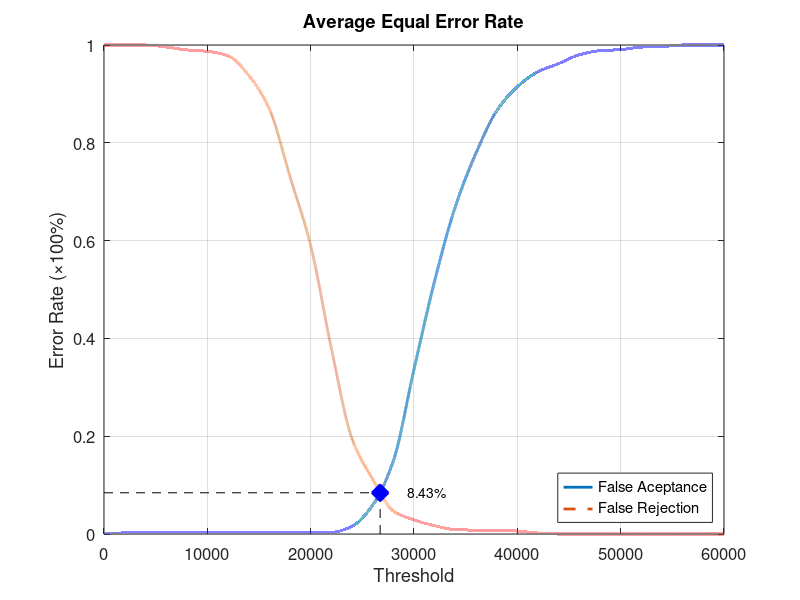
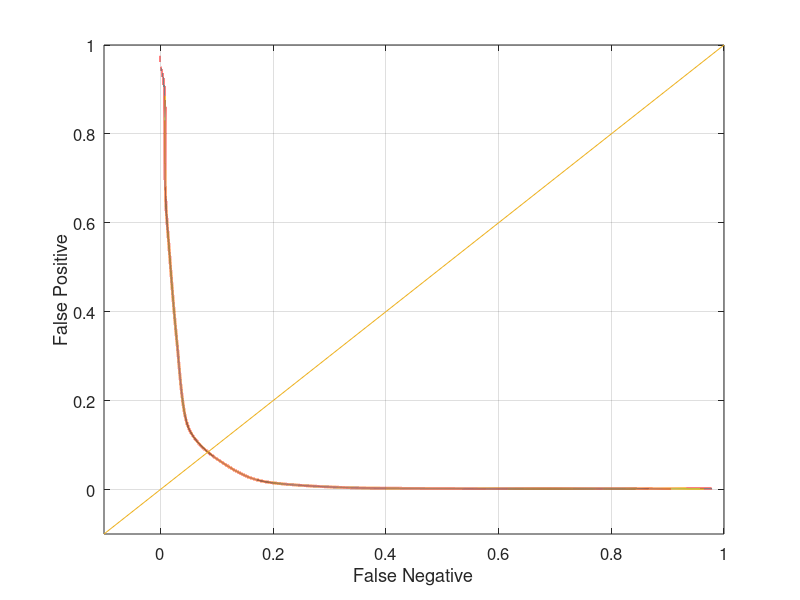

The MATLAB script that drew these images, in order:
function yEER = Database1Average
close all;
clear;
clc;
x = 0:2000:60000;
xq = 0:0.5:60000;

y0 = [0 0.00210526 0.00210526 0.00210526 0.00210526 0.00210526 0.00210526 0.00210526 0.00210526 0.00210526 0.00210526 0.0031579 0.0157895 0.0589474 0.149474 0.336842 0.517895 0.669474 0.778947 0.865263 0.914737 0.945263 0.962105 0.98 0.988421 0.990526 0.99579 0.996842 1 1 1];
yy0 = interp1(x, y0, xq, 'pchip');
y1 = [1 1 1 0.996 0.99 0.987 0.978 0.938 0.869 0.731 0.59 0.38 0.195 0.112 0.047 0.029 0.017 0.009 0.008 0.008 0.006 0.002 0 0 0 0 0 0 0 0 0];
yy1 = interp1(x, y1, xq, 'pchip');

% Calculating EER: 
y2 = abs(y0 - y1);
find(y2 == min(y2))
yy2 = abs(yy0 - yy1);
xEER = find(yy2 == min(yy2));
xEERIndex = xq(xEER) % X-axis EER
yEER = yy0(xEER) % Y-axis EER

main = figure
plot(xq, yy0,'-','LineWidth', 2);	hold on
plot(xq, yy1,'--','LineWidth', 2);	hold on
plot([xEERIndex xEERIndex], [0 yEER], 'k--');	hold on
plot([0 xEERIndex], [yEER yEER], 'k--');	hold on
plot(xEERIndex, yEER, 'bx', 'LineWidth', 10);	hold on
text(xEERIndex + 10 * xEERIndex / 100, yEER, [num2str(round((10000 * yEER)) / 100) '%'])
legend('False Aceptance', 'False Rejection', 'Location', 'SouthEast')
xlabel('Threshold')
ylabel('Error Rate (\times100%)')
title('Average Equal Error Rate')
set(gca, 'FontSize', 12)
axis([0 60000 0 1])
grid on

print(main, 'Database1AverageMain', '-dpng');
FNRxFPR = figure('Color', [1 1 1]);
plot(yy1, yy0, '-', yy1, yy0, 'LineWidth', 2);
hold on
y = -0.1:0.1:1
plot(y, y); 
set(gca, 'FontSize', 12)
xlabel('False Negative')
ylabel('False Positive')
axis([-0.1 1 -0.1 1])
set(gca, 'FontSize', 12)
grid on

print(FNRxFPR, 'Database1AverageFNRxFPR','-dpng');
end
